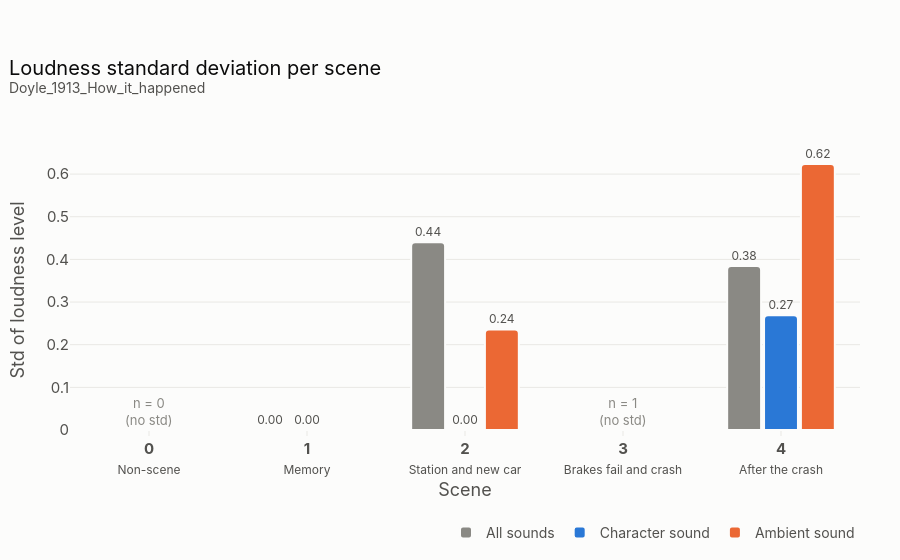

Notebook cell for this chart:
### Markdown cell above
## Fig. 3 · Loudness standard deviation per scene

The proxy from *Between Whispers and Screams* (NLP4DH 2026): a high standard deviation of loudness marks scenes that swing between quiet and loud. Hover shows *n*. The std is only drawn where a scene has at least two valued events of that class; scenes with fewer than two valued events are marked "no std".

### Code cell
def build_std(d):
    ev, sc = d['events'].dropna(subset=['loudness']), d['scenes']
    traces, ann = [], []
    x = [str(s) for s in sc['scene']]
    series = [('all', 'All sounds', INK_3)] + [(c, CLASS_LABEL[c], CLASS_COLOR[c]) for c in CLASSES]
    for key, label, color in series:
        ys, ns = [], []
        for s in sc['scene']:
            e = ev[ev['scene'] == s] if key == 'all' else ev[(ev['scene'] == s) & (ev['sound_class'] == key)]
            ns.append(len(e))
            ys.append(e['loudness'].std(ddof=0) if len(e) > 1 else None)
        traces.append(go.Bar(
            x=x, y=ys, name=label, marker=dict(color=color, line=dict(color=SURFACE, width=2), cornerradius=4),
            customdata=np.array(ns), text=[f'{y:.2f}' if y is not None else '' for y in ys], textposition='outside',
            textfont=dict(color=INK_2, size=12), cliponaxis=False,
            hovertemplate=label + ' · scene %{x}<br>std %{y:.2f} (n = %{customdata})<extra></extra>',
        ))
    ticktext = [f'<b>{s}</b><br><span style="font-size:12px">{l}</span>' for s, l in zip(sc['scene'], sc['label'])]
    d['_std_axis'] = dict(tickvals=x, ticktext=ticktext)
    for i, s in enumerate(sc['scene']):
        n = (ev['scene'] == s).sum()
        if n < 2:
            ann.append(dict(x=i, y=0, xref='x', yref='y', yanchor='bottom', showarrow=False,
                            text=f'n = {n}<br>(no std)', font=dict(size=13, color=INK_3)))
    return traces, [], ann

fig3 = multi_file_figure(build_std, 'Loudness standard deviation per scene', barmode='group', bargap=0.3, bargroupgap=0.08,
                         height=560, yaxis=dict(title='Std of loudness level', rangemode='tozero'))
fig3.update_xaxes(type='category', title='Scene', **corpus[0]['_std_axis'])
fig3.update_layout(
    legend=dict(orientation='h', x=1, xanchor='right', y=1.08, yanchor='bottom'),
    margin=dict(t=150, r=40))
fig3.show()
export(fig3, 'fig3_loudness_std_per_scene', height=560)

### Figure 1 — Plotly figure (JSON) as saved in the notebook; plotly's stock layout.template omitted (floating-point values rounded to 4 significant figures)
{"data": [{"cliponaxis": false, "customdata": [0, 5, 7, 1, 13], "hovertemplate": "All sounds · scene %{x}<br>std %{y:.2f} (n = %{customdata})<extra></extra>", "marker": {"color": "#8a8984", "cornerradius": 4, "line": {"color": "#fcfcfb", "width": 2}}, "name": "All sounds", "text": ["", "0.00", "0.44", "", "0.38"], "textfont": {"color": "#52514e", "size": 12}, "textposition": "outside", "visible": true, "x": ["0", "1", "2", "3", "4"], "y": [null, 0, 0.4403, null, 0.3846], "type": "bar"}, {"cliponaxis": false, "customdata": [0, 5, 4, 0, 10], "hovertemplate": "Character sound · scene %{x}<br>std %{y:.2f} (n = %{customdata})<extra></extra>", "marker": {"color": "#2a78d6", "cornerradius": 4, "line": {"color": "#fcfcfb", "width": 2}}, "name": "Character sound", "text": ["", "0.00", "0.00", "", "0.27"], "textfont": {"color": "#52514e", "size": 12}, "textposition": "outside", "visible": true, "x": ["0", "1", "2", "3", "4"], "y": [null, 0, 0, null, 0.2693], "type": "bar"}, {"cliponaxis": false, "customdata": [0, 0, 3, 1, 3], "hovertemplate": "Ambient sound · scene %{x}<br>std %{y:.2f} (n = %{customdata})<extra></extra>", "marker": {"color": "#eb6834", "cornerradius": 4, "line": {"color": "#fcfcfb", "width": 2}}, "name": "Ambient sound", "text": ["", "", "0.24", "", "0.62"], "textfont": {"color": "#52514e", "size": 12}, "textposition": "outside", "visible": true, "x": ["0", "1", "2", "3", "4"], "y": [null, null, 0.2357, null, 0.6236], "type": "bar"}], "layout": {"yaxis": {"title": {"text": "Std of loudness level"}, "rangemode": "tozero"}, "title": {"text": "Loudness standard deviation per scene<br><sup style=\"color:#52514e\">Doyle_1913_How_it_happened</sup>"}, "annotations": [{"font": {"color": "#8a8984", "size": 13}, "showarrow": false, "text": "n = 0<br>(no std)", "x": 0, "xref": "x", "y": 0, "yanchor": "bottom", "yref": "y"}, {"font": {"color": "#8a8984", "size": 13}, "showarrow": false, "text": "n = 1<br>(no std)", "x": 3, "xref": "x", "y": 0, "yanchor": "bottom", "yref": "y"}], "barmode": "group", "bargap": 0.3, "bargroupgap": 0.08, "height": 560, "xaxis": {"type": "category", "title": {"text": "Scene"}, "tickvals": ["0", "1", "2", "3", "4"], "ticktext": ["<b>0</b><br><span style=\"font-size:12px\">Non-scene</span>", "<b>1</b><br><span style=\"font-size:12px\">Memory</span>", "<b>2</b><br><span style=\"font-size:12px\">Station and new car</span>", "<b>3</b><br><span style=\"font-size:12px\">Brakes fail and crash</span>", "<b>4</b><br><span style=\"font-size:12px\">After the crash</span>"]}, "legend": {"orientation": "h", "x": 1, "xanchor": "right", "y": 1.08, "yanchor": "bottom"}, "margin": {"t": 150, "r": 40}}}
